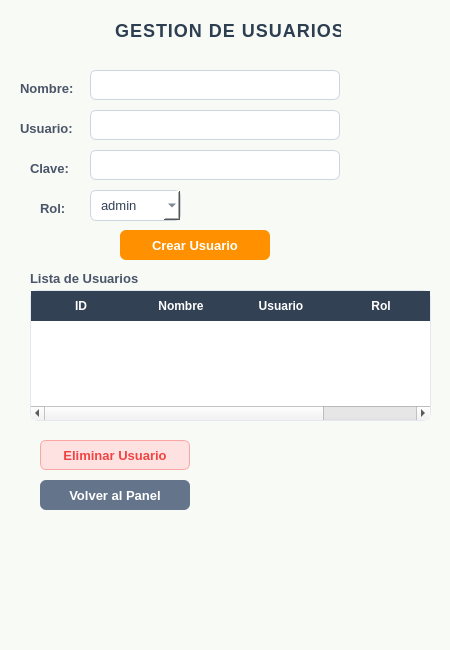
<?xml version="1.0" encoding="UTF-8"?>
<ui version="4.0">
 <class>Form</class>
 <widget class="QWidget" name="Form">
  <property name="geometry">
   <rect>
    <x>0</x>
    <y>0</y>
    <width>450</width>
    <height>650</height>
   </rect>
  </property>
  <property name="windowTitle">
   <string>Form</string>
  </property>
  <property name="styleSheet">
   <string notr="true">/* Estilo General de la Ventana */
QWidget#Form {
    background-color: #F8FAF6; /* Un blanco roto/claro muy elegante */
}

/* Estilo para el Título Principal */
QLabel#label {
    color: #2C3E50;
    font-size: 18px;
    font-weight: bold;
    letter-spacing: 1px;
    margin-bottom: 10px;
}

/* Estilo para las etiquetas de texto (Nombre, Usuario, etc.) */
QLabel {
    color: #4A5568;
    font-size: 13px;
    font-weight: bold;
}

/* Campos de Texto e Inputs */
QLineEdit, QComboBox {
    background-color: #FFFFFF;
    border: 1px solid #CBD5E1;
    border-radius: 6px;
    padding: 5px 10px;
    font-size: 13px;
    color: #334155;
}

QLineEdit:focus, QComboBox:focus {
    border: 2px solid #FF9100; /* Resalta en naranja al hacer clic */
}

/* La Tabla de Usuarios */
QTableWidget {
    background-color: #FFFFFF;
    border: 1px solid #E2E8F0;
    border-radius: 8px;
    gridline-color: #F1F5F9;
    font-size: 13px;
}

QHeaderView::section {
    background-color: #334155; /* Cabecera oscura para contraste pro */
    color: #FFFFFF;
    padding: 6px;
    font-weight: bold;
    border: none;
}

/* --- ESTILOS DE LOS BOTONES --- */

/* Botón Crear (Naranja Corporativo) */
QPushButton#btn_registrar {
    background-color: #FF9100;
    color: #FFFFFF;
    border: none;
    border-radius: 6px;
    font-weight: bold;
    font-size: 13px;
}
QPushButton#btn_registrar:hover {
    background-color: #FB8C00;
}

/* Botón Eliminar (Gris/Rojo sutil de advertencia) */
QPushButton#btn_eliminar {
    background-color: #FEE2E2; /* Fondo rojo muy clarito */
    color: #EF4444; /* Texto rojo */
    border: 1px solid #FCA5A5;
    border-radius: 6px;
    font-weight: bold;
    font-size: 13px;
}
QPushButton#btn_eliminar:hover {
    background-color: #EF4444;
    color: #FFFFFF;
}

/* Botón Volver (Estilo elegante y neutro) */
QPushButton#btn_volver {
    background-color: #64748B; /* Gris slate */
    color: #FFFFFF;
    border: none;
    border-radius: 6px;
    font-weight: bold;
    font-size: 13px;
}
QPushButton#btn_volver:hover {
    background-color: #475569;
}</string>
  </property>
  <widget class="QLabel" name="label">
   <property name="geometry">
    <rect>
     <x>110</x>
     <y>20</y>
     <width>231</width>
     <height>31</height>
    </rect>
   </property>
   <property name="text">
    <string>GESTION DE USUARIOS </string>
   </property>
  </widget>
  <widget class="QLabel" name="label_2">
   <property name="geometry">
    <rect>
     <x>20</x>
     <y>80</y>
     <width>61</width>
     <height>16</height>
    </rect>
   </property>
   <property name="text">
    <string>Nombre: </string>
   </property>
  </widget>
  <widget class="QLabel" name="label_3">
   <property name="geometry">
    <rect>
     <x>20</x>
     <y>120</y>
     <width>61</width>
     <height>16</height>
    </rect>
   </property>
   <property name="text">
    <string>Usuario:</string>
   </property>
  </widget>
  <widget class="QLabel" name="label_4">
   <property name="geometry">
    <rect>
     <x>30</x>
     <y>160</y>
     <width>49</width>
     <height>16</height>
    </rect>
   </property>
   <property name="text">
    <string>Clave: </string>
   </property>
  </widget>
  <widget class="QLineEdit" name="txt_nombre">
   <property name="geometry">
    <rect>
     <x>90</x>
     <y>70</y>
     <width>250</width>
     <height>30</height>
    </rect>
   </property>
  </widget>
  <widget class="QLineEdit" name="txt_usuario">
   <property name="geometry">
    <rect>
     <x>90</x>
     <y>110</y>
     <width>250</width>
     <height>30</height>
    </rect>
   </property>
  </widget>
  <widget class="QLineEdit" name="txt_clave">
   <property name="geometry">
    <rect>
     <x>90</x>
     <y>150</y>
     <width>250</width>
     <height>30</height>
    </rect>
   </property>
   <property name="echoMode">
    <enum>QLineEdit::EchoMode::Password</enum>
   </property>
  </widget>
  <widget class="QLabel" name="label_5">
   <property name="geometry">
    <rect>
     <x>40</x>
     <y>200</y>
     <width>49</width>
     <height>16</height>
    </rect>
   </property>
   <property name="text">
    <string>Rol: </string>
   </property>
  </widget>
  <widget class="QComboBox" name="combo_rol">
   <property name="geometry">
    <rect>
     <x>90</x>
     <y>190</y>
     <width>91</width>
     <height>31</height>
    </rect>
   </property>
   <item>
    <property name="text">
     <string>admin</string>
    </property>
   </item>
   <item>
    <property name="text">
     <string>vendedor</string>
    </property>
   </item>
  </widget>
  <widget class="QPushButton" name="btn_registrar">
   <property name="geometry">
    <rect>
     <x>120</x>
     <y>230</y>
     <width>150</width>
     <height>30</height>
    </rect>
   </property>
   <property name="text">
    <string>Crear Usuario</string>
   </property>
  </widget>
  <widget class="QTableWidget" name="tabla_usuarios">
   <property name="geometry">
    <rect>
     <x>30</x>
     <y>290</y>
     <width>401</width>
     <height>131</height>
    </rect>
   </property>
   <column>
    <property name="text">
     <string>ID</string>
    </property>
   </column>
   <column>
    <property name="text">
     <string>Nombre</string>
    </property>
   </column>
   <column>
    <property name="text">
     <string>Usuario</string>
    </property>
   </column>
   <column>
    <property name="text">
     <string>Rol</string>
    </property>
   </column>
  </widget>
  <widget class="QPushButton" name="btn_eliminar">
   <property name="geometry">
    <rect>
     <x>40</x>
     <y>440</y>
     <width>150</width>
     <height>30</height>
    </rect>
   </property>
   <property name="text">
    <string>Eliminar Usuario</string>
   </property>
  </widget>
  <widget class="QLabel" name="label_6">
   <property name="geometry">
    <rect>
     <x>30</x>
     <y>270</y>
     <width>161</width>
     <height>16</height>
    </rect>
   </property>
   <property name="text">
    <string>Lista de Usuarios</string>
   </property>
  </widget>
  <widget class="QPushButton" name="btn_volver">
   <property name="geometry">
    <rect>
     <x>40</x>
     <y>480</y>
     <width>150</width>
     <height>30</height>
    </rect>
   </property>
   <property name="text">
    <string>Volver al Panel</string>
   </property>
  </widget>
 </widget>
 <resources/>
 <connections/>
</ui>
